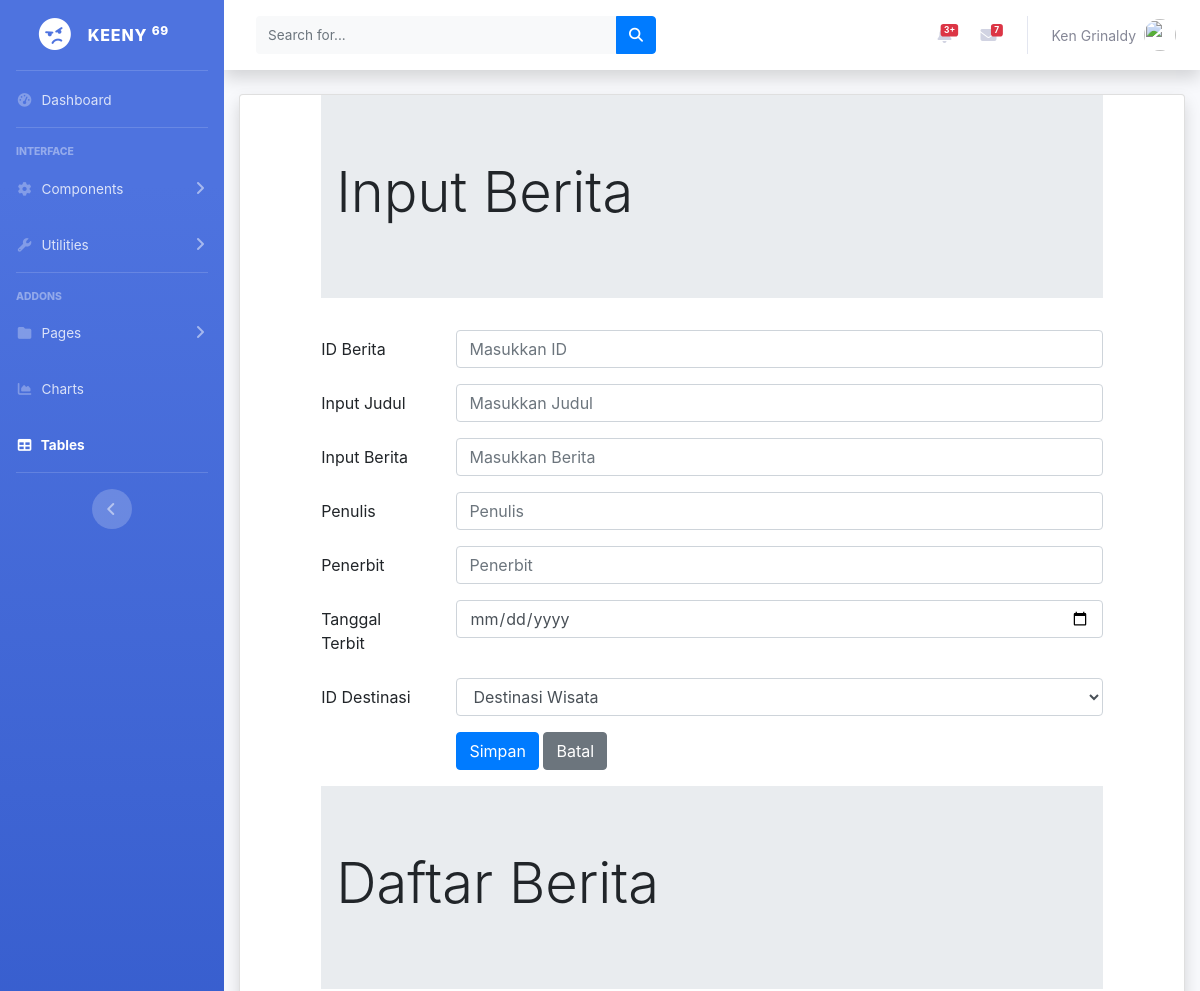
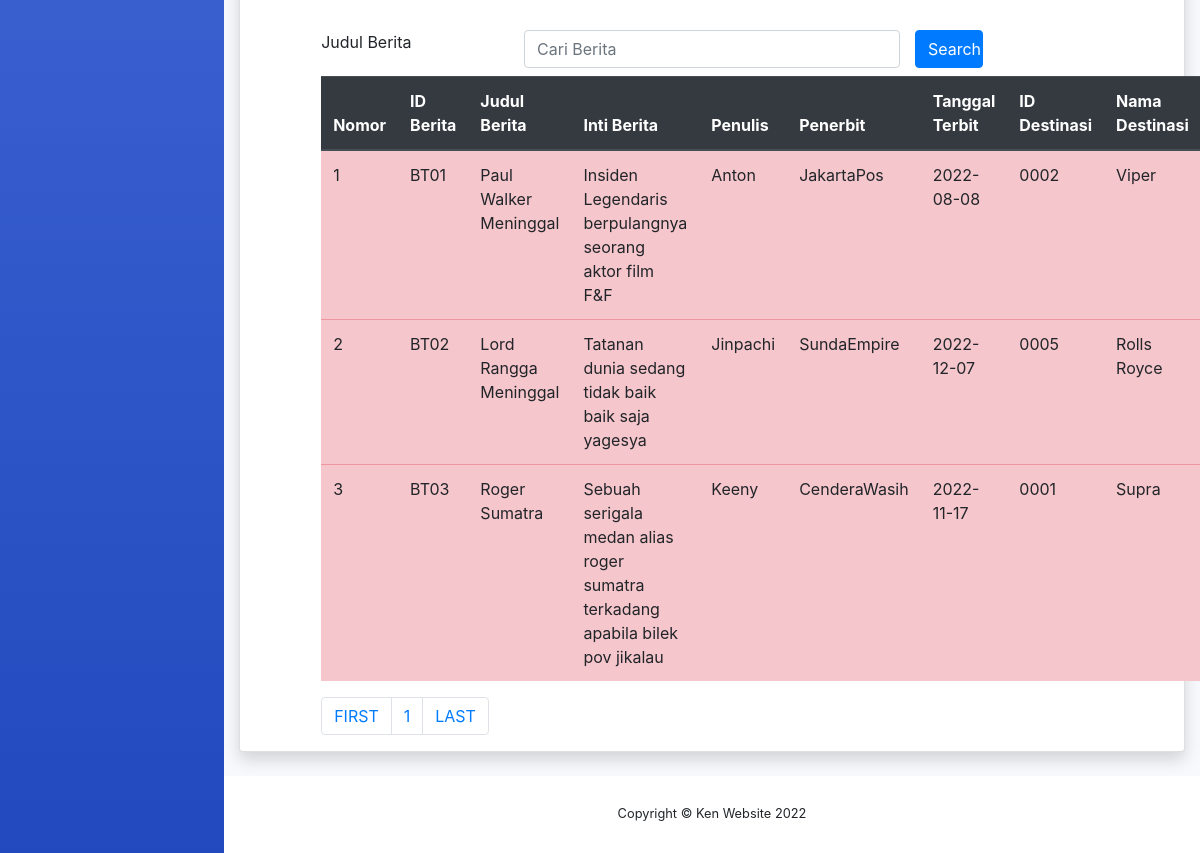
Screenshot of /berita.php (signed in) with the database file from the repository (2 pictures, top to bottom).
### tables this page shows
CREATE TABLE `berita` (
  `beritaID` char(4) NOT NULL,
  `beritajudul` varchar(60) NOT NULL,
  `beritainti` varchar(1000) NOT NULL,
  `penulis` char(50) NOT NULL,
  `penerbit` varchar(30) NOT NULL,
  `tanggalterbit` date NOT NULL,
  `destinasiID` char(4) NOT NULL
);

CREATE TABLE `destinasi` (
  `destinasiID` varchar(5) NOT NULL,
  `destinasinama` varchar(35) NOT NULL,
  `destinasialamat` varchar(255) NOT NULL,
  `kategoriID` varchar(4) NOT NULL,
  `areaID` varchar(4) NOT NULL
);

### berita.php (the view, shortened to what this page needs)
<!DOCTYPE html>
<html lang="en">
<head>
</head>
<?php include "header.php"; ?>
<div class="container-fluid">
<div class="card shadow mb-4">
<?php
    include "includes/config.php";
  ?>
<html lang="en">
<head>
    <link rel="stylesheet" type="text/css" href="https://cdnjs.cloudflare.com/ajax/libs/select2/4.0.3/css/select2.min.css">
    <link rel="stylesheet" type="text/css" href="css/bootstrap.min.css">
</head>
<div class="row">
<div class="col-sm-1">
</div>
<div class="col-sm-10">
<div class="jumbotron jumbotron-fluid">
                <div class="container">
                    <h1 class="display-4">Input Berita</h1>
                </div>
            </div>
<form method="POST">
    <div class="form-group row">
        <label for="kodeberita" class="col-sm-2 col-form-label">ID Berita</label>
        <div class="col-sm-10">
            <input type="text" class="form-control" id="kodeberita" name="inputcodeB"
            placeholder="Masukkan ID">
        </div>
    </div>
    <div class="form-group row">
        <label for="nameNews" class="col-sm-2 col-form-label"> Input Judul</label>
        <div class="col-sm-10">
            <input type="text" class="form-control" id="nameNews" name="beritajudul"
            placeholder="Masukkan Judul">
        </div>
    </div>
    <div class="form-group row">
        <label for="mainNews" class="col-sm-2 col-form-label">Input Berita</label>
        <div class="col-sm-10">
            <input type="text" class="form-control" id="mainNews" name="beritainti"
             placeholder="Masukkan Berita">
        </div>
    </div>
    <div class="form-group row">
        <label for="writerNews" class="col-sm-2 col-form-label">Penulis</label>
        <div class="col-sm-10">
            <input type="text" class="form-control" id="writerNews" name="penulis"
             placeholder="Penulis">
        </div>
    </div>
    <div class="form-group row">
        <label for="pubNews" class="col-sm-2 col-form-label">Penerbit</label>
        <div class="col-sm-10">
            <input type="text" class="form-control" id="pubNews" name="penerbit"
             placeholder="Penerbit">
        </div>
    </div>
    <div class="form-group row">
        <label for="dateNews" class="col-sm-2 col-form-label">Tanggal Terbit</label>
        <div class="col-sm-10">
            <input type="date" class="form-control" id="dateNews" name="tanggalterbit"
             placeholder="Tanggal Terbit">
        </div>
    </div>
    <div class="form-group row">
        <label for="refkategori" class="col-sm-2 col-form-label">ID Destinasi</label>
        <div class="col-sm-10">
            <select class="form-control" id="refkategori" name="inputDesCode">
                <option>
                    Destinasi Wisata
                </option>
            </select>
        </div>
    </div>
    <div class="form-group row">
        <div class="col-sm-2">
    </div>
        <div class="col-sm-10">
            <input type="submit" class="btn btn-primary" value="Simpan" name="Simpan">
            <input type="reset" class="btn btn-secondary" value="Batal" name="Batal">
        </div>
    </div>
    </form>
</div>
<div class="col-sm-1">
</div>
</div>
    <div class = "row">
        <div class="col-sm-1"></div>
        <div class="col-sm-10">
            <div class="jumbotron jumbotron-fluid">
                <div class="container">
                    <h1 class="display-4">Daftar Berita</h1>
                </div>
            </div>
        <form method="POST">
            <div class="form-group row mb-2">
                <label for="search" class="col-sm-3">Judul Berita</label>
                <div class="col-sm-6">
                    <input type="text" name="search" class="form-control"
                     id="search" value= "<?php if(isset($_POST['search'])) {echo $_POST['search'];} ?>" placeholder="Cari Berita">
                </div>
                <input type="submit" name="kirim" class="col-sm-1 btn btn-primary"
                value="Search">
            </div>
        </form>
        <table class="table table-hover table-danger">
        <thead class="thead-dark">
                <tr>
                    <th>Nomor</th>
                    <th>ID Berita</th>
                    <th>Judul Berita</th>
                    <th>Inti Berita</th>
                    <th>Penulis</th>
                    <th>Penerbit</th>
                    <th>Tanggal Terbit</th>
                    <th>ID Destinasi</th>
                    <th>Nama Destinasi</th>
                </tr>
            </thead>
            <tbody>
                <?php
                $jumlahtampilan = 3;
                $halaman= (isset($_GET['page']))? $_GET['page'] : 1;
                $mulaitampilan = ($halaman - 1) * $jumlahtampilan;
                if(isset($_POST["kirim"]))
                {
                   $search =  $_POST['search'];
                   $query = mysqli_query($connection, "SELECT berita.*,  destinasi.destinasiID, destinasi.destinasiNama
                    FROM destinasi, berita
                    WHERE beritaJudul like '%".$search."%'
                    AND destinasi.destinasiID = berita.destinasiID limit $mulaitampilan, $jumlahtampilan");
                }
                else
                {
                    $query = mysqli_query($connection, "SELECT berita.*, destinasi.destinasiID, destinasi.destinasiNama
                    FROM destinasi, berita
                    WHERE destinasi.destinasiID = berita.destinasiID limit $mulaitampilan, $jumlahtampilan");
                }
                    $nomor = 1;
                    while ($row = mysqli_fetch_array($query))
                    { ?>
                        <tr>
                            <td><?php echo $mulaitampilan + $nomor; ?></td>
                            <td><?php echo $row['beritaID']; ?></td>
                            <td><?php echo $row['beritajudul']; ?></td>
                            <td><?php echo $row['beritainti']; ?></td>
                            <td><?php echo $row['penulis']; ?></td>
                            <td><?php echo $row['penerbit']; ?></td>
                            <td><?php echo $row['tanggalterbit']; ?></td>
                            <td><?php echo $row['destinasiID']; ?></td>
                            <td><?php echo $row['destinasiNama']; ?></td>
                        </tr>
                        <?php $nomor = $nomor + 1;?>
                    <?php }
                 ?>
            </tbody>
        </table>
        <?php
            $query = mysqli_query($connection, "SELECT * FROM berita");
            $jumlahrecord = mysqli_num_rows($query);
            $jumlahpage = ceil($jumlahrecord/$jumlahtampilan);
            ?>
<nav aria-label="Page navigation example">
  <ul class="pagination">
    <li class="page-item"><a class="page-link" href="?page=<?php $nomorhal=1; echo $nomorhal?>">FIRST</a></li>
    <?php for ($nomorhal=1; $nomorhal<=$jumlahpage; $nomorhal++)
    {?>
    <li class="page-item">
        <?php
        if($nomorhal!=$halaman)
        {
            ?>
            <a class="page-link" href="?page=<?php echo $nomorhal?>"><?php echo $nomorhal?></a>
            <?php }
            else { ?>
                <a class="page-link" href="?page=<?php echo $nomorhal?>"><?php echo $nomorhal?></a>
        <?php } ?>
        </li>
    <?php }?>
    <li class="page-item"><a class="page-link" href="?page=<?php echo $nomorhal-1?>">LAST</a></li>
  </ul>
</nav>
        </div>
    <div class="col-sm-1"></div>
    </div>
</div>
</div>
<?php include "footer.php"; ?>
</html>

### rows the page displays
berita: beritaID "BT01", beritajudul "Paul Walker Meninggal", beritainti "Insiden Legendaris berpulangnya seorang aktor film F&F", penulis "Anton", penerbit "JakartaPos", tanggalterbit "2022-08-08", destinasiID.destinasiID "0002", destinasiID.destinasinama "Viper"
berita: nomor "2", beritaID "BT02", beritajudul "Lord Rangga Meninggal", beritainti "Tatanan dunia sedang tidak baik baik saja yagesya", penulis "Jinpachi", penerbit "SundaEmpire", tanggalterbit "2022-12-07", destinasiID.destinasiID "0005", destinasiID.destinasinama "Rolls Royce"
berita: nomor "3", beritaID "BT03", beritajudul "Roger Sumatra", beritainti "Sebuah serigala medan alias roger sumatra terkadang apabila bilek pov jikalau", penulis "Keeny", penerbit "CenderaWasih", tanggalterbit "2022-11-17", destinasiID.destinasiID "0001", destinasiID.destinasinama "Supra"
